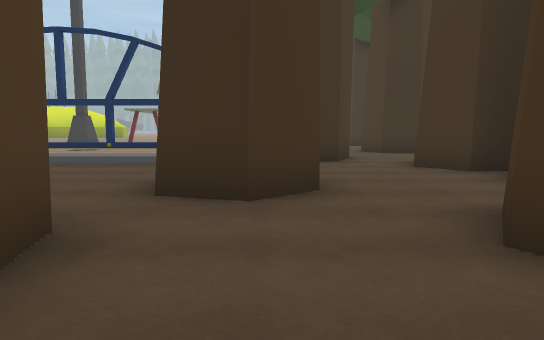
view 1 (above)

23 first-person views from a walk through a 3-D level made in the Unity game engine. The camera is 1.4 m above the floor, tilts 6° down and sees 70° across. The floor is counted in squares, 2 m on a side. Each view is taken from the middle of a square. On the plan, view 1 faces up. The plan holds only what a view shows up to about 11 squares ahead; the rest is blank. The place goes on beyond the plan. Some surface patterns are stand-ins.

view 2
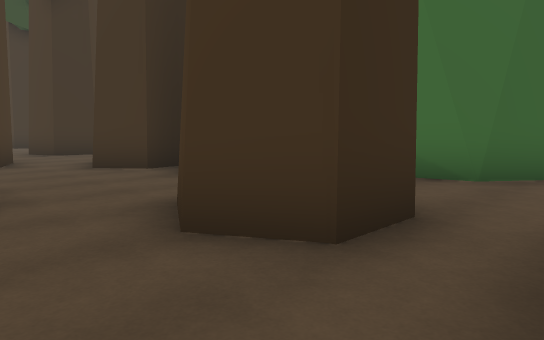

view 3
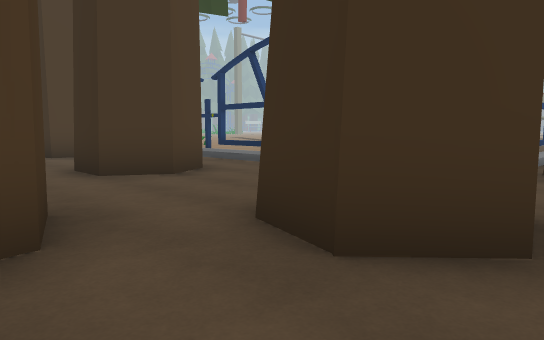

view 4
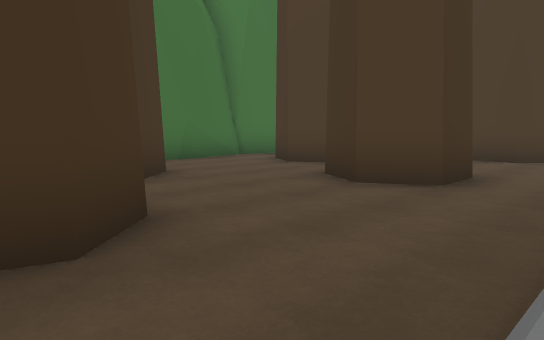

view 5
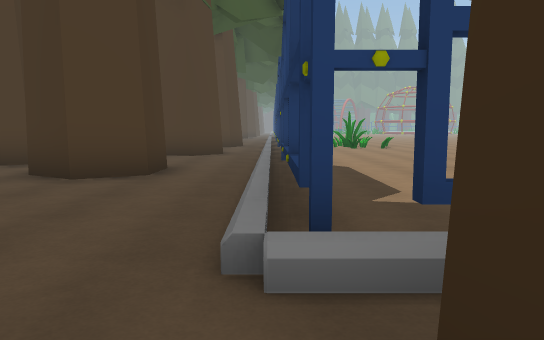

view 6
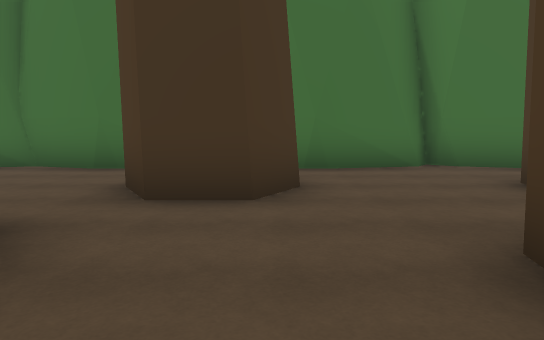

view 7
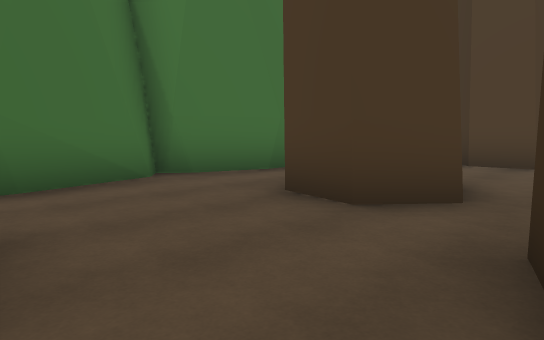

view 8
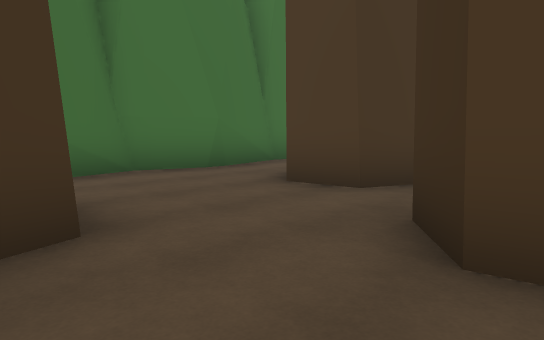

view 9
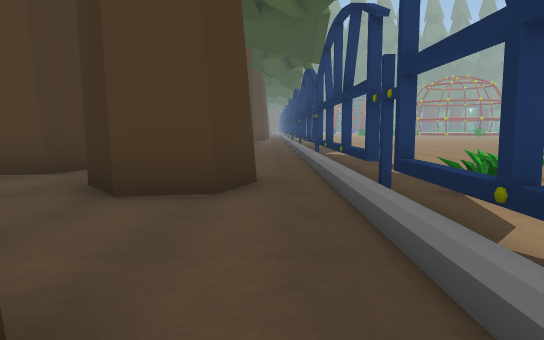

view 10
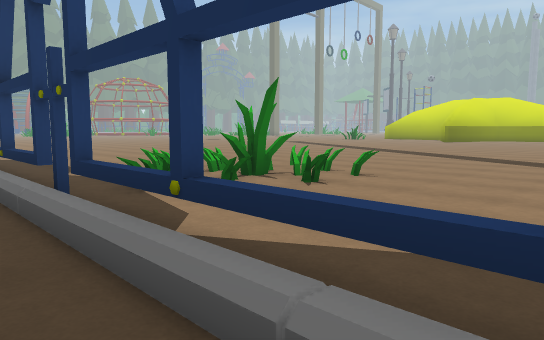

view 11
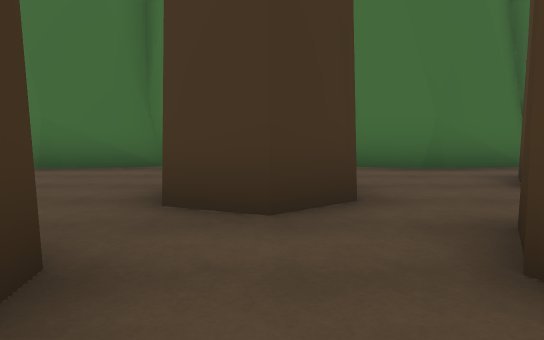

view 12
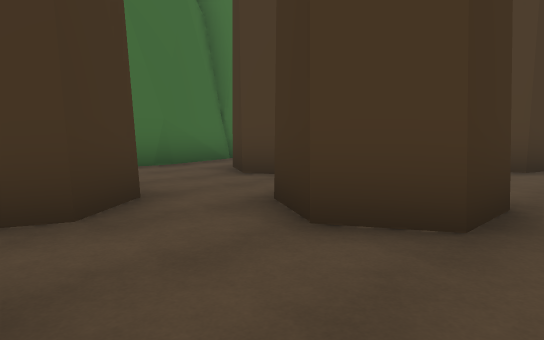

view 13
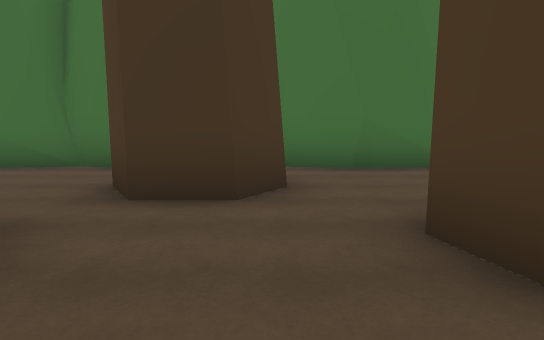

view 14
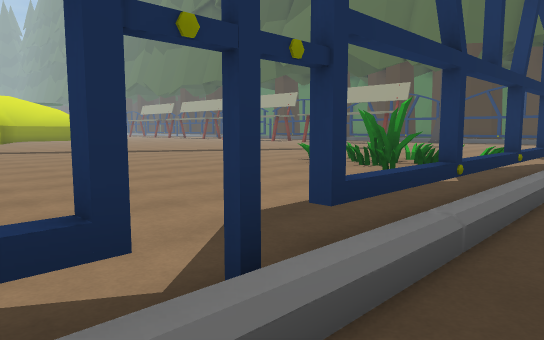

view 15
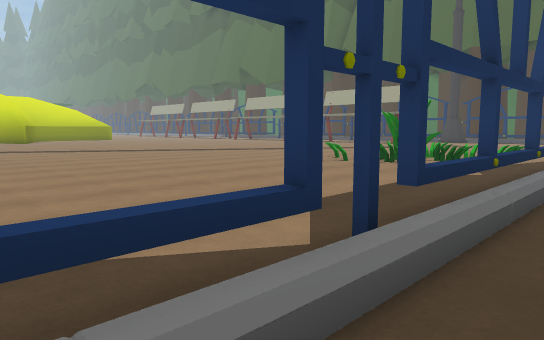

view 16
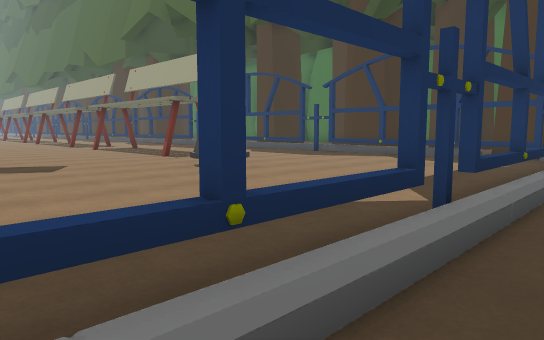

view 17
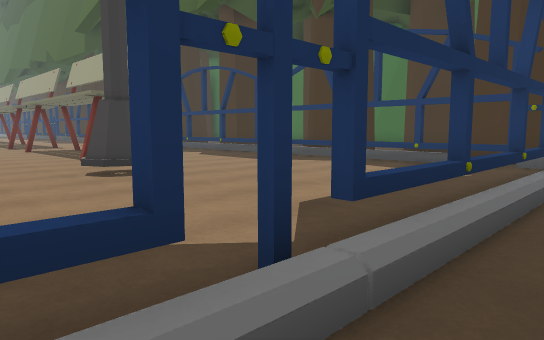

view 18
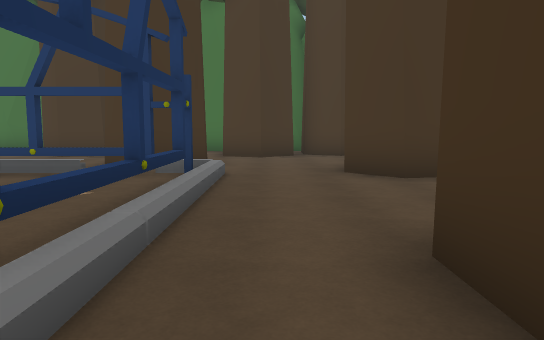

view 19
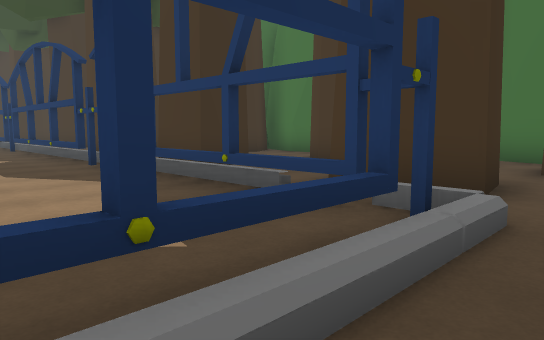

view 20
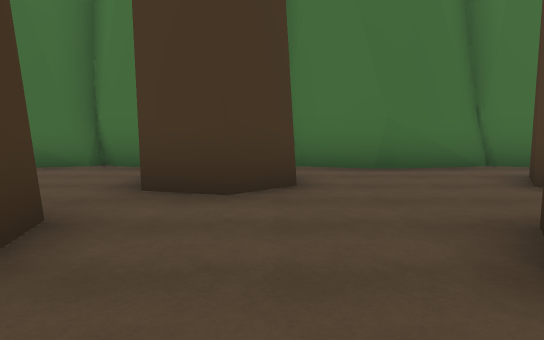

view 21
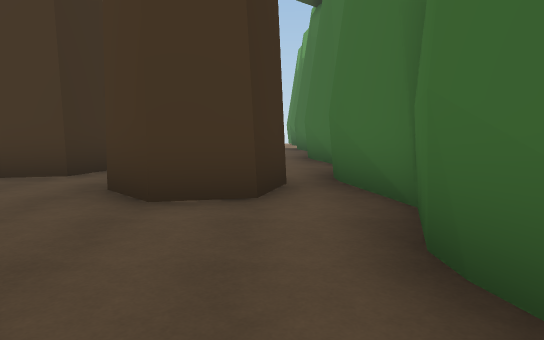

view 22
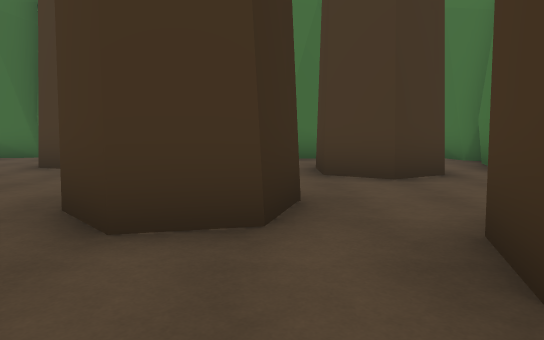

view 23
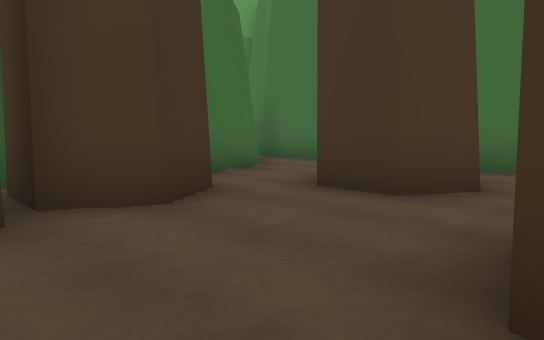

### Floor plan
Key: @ floor where view 1 was taken; # wall or solid block; x gap in a wall; . floor; = window, fence, low wall or low ledge.
Columns run from 24 left of view 1 to 7 right of it. Each row starts with its distance up from view 1.
 20    ...     ..  ....   .=
 19    ...    ...  .....  .=
 18    ....  ....  .....  .=
 17    ..........  ....   .=
 16    ..........  ..... ..=
 15   .....................#
 14   .....................##
 13   .......=........#....=####
 12   ......=##=...........=...#
 11   .......##=...........=...#
 10   ......===............=###
  9  .........=............####.
  8  #=.#====##=#=#=xx====##...##
  7  ..........................##
  6 #...##...#...##...##........###
  5 #... #...#...##...##...##...##
  4 #......................##....##
  3 ...#...##..##...##........##..#
  2 ..##...#....#...##...##...##..##
  1 .....................##........#
  0 ##.###.##.###.###.######@###..##
 -1  ### ###### ### ###    ### ####

Where each view was taken, in squares from view 1:
view 1: 0 up, 0 right, facing up
view 2: 0 up, 0 right, facing up-right
view 3: 2 up, 1 right, facing up-left
view 4: 8 up, 0 right, facing down-left
view 5: 8 up, 1 right, facing left
view 6: 7 up, 8 left, facing down
view 7: 5 up, 8 left, facing down-left
view 8: 6 up, 12 left, facing down-left
view 9: 7 up, 10 left, facing left
view 10: 7 up, 10 left, facing up-left
view 11: 7 up, 17 left, facing down
view 12: 7 up, 16 left, facing down-left
view 13: 7 up, 22 left, facing down
view 14: 7 up, 22 left, facing up-right
view 15: 7 up, 23 left, facing up-right
view 16: 7 up, 11 left, facing up-right
view 17: 7 up, 9 left, facing up-right
view 18: 7 up, 7 left, facing right
view 19: 7 up, 4 left, facing up-right
view 20: 7 up, 3 left, facing down
view 21: 1 up, 7 left, facing right
view 22: 4 up, 4 left, facing right
view 23: 7 up, 0 right, facing down-right
